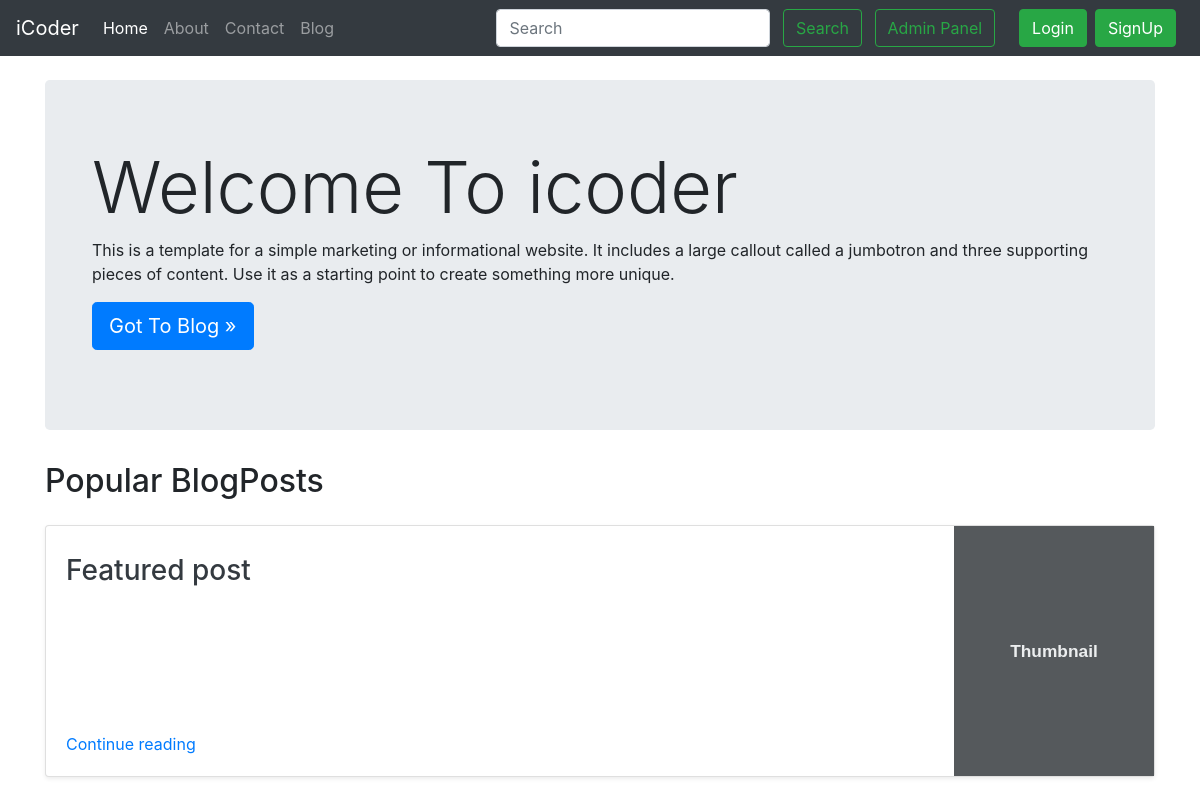
The app's page /, older data.
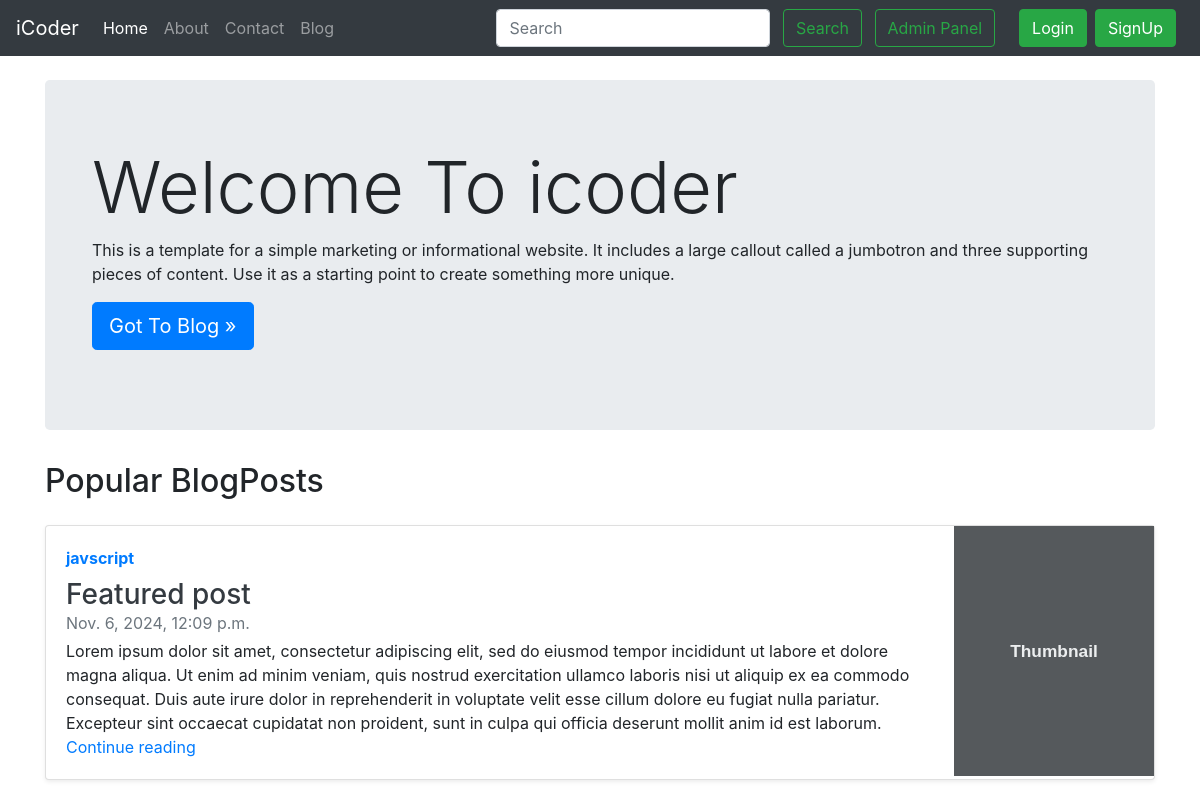
The same page, newer data.
### blog/models.py (models this page shows, shortened)
class Post(models.Model):
    sno = models.AutoField(primary_key=True)
    author = models.CharField(max_length=20)
    title = models.CharField(max_length=255)
    content = models.TextField()
    slug = models.CharField(max_length=100, default='')
    timestamp = models.DateTimeField(blank=True)

### home/views.py (the view)
# urls.py: path('', views.home, name="home"),
def home(request):
    post = Post.objects.filter().last()
    context = {'post': post}
    return render(request, 'home/home.html', context)

### templates/home/home.html (shortened to what this page needs)
{% extends "base.html" %}
{% block homeactive %} active {% endblock homeactive %}
{% block body %}
<div class="container my-4">
<div class="jumbotron">
    <div class="container">
      <h1 class="display-3">Welcome To icoder</h1>
      <p>This is a template for a simple marketing or informational website. It includes a large callout called a jumbotron and three supporting pieces of content. Use it as a starting point to create something more unique.</p>
      <p><a class="btn btn-primary btn-lg" href="/blog" role="button">Got To Blog »</a></p>
    </div>
</div>
</div>
<div class="container">
    <h2>Popular BlogPosts</h2>
    <div class="card flex-md-row mb-4 shadow-sm h-md-250 my-4">
      <div class="card-body d-flex flex-column align-items-start">
        <strong class="d-inline-block mb-2 text-primary">{{post.title}}</strong>
        <h3 class="mb-0">
          <a class="text-dark" href="#">Featured post</a>
        </h3>
        <div class="mb-1 text-muted">{{post.timestamp}}</div>
        <p class="card-text mb-auto">{{post.content}}</p>
        <a href="/blog/{{post.slug}}">Continue reading</a>
      </div>
      <img class="card-img-right flex-auto d-none d-lg-block" data-src="holder.js/200x250?theme=thumb" alt="Thumbnail [200x250]" data-holder-rendered="true" style="width: 200px; height: 250px;">
    </div>
</div>
{% endblock body %}

Row changes from the older to the newer data that the page shows:
added Post: title "javscript", timestamp "Nov. 6, 2024, 12:09 p.m.", content "Lorem ipsum dolor sit amet, consectetur adipiscing elit, sed do eiusmod tempor incididunt ut labore et dolore magna aliqua. Ut enim ad minim veniam, quis nostrud exercitation ullamco laboris nisi ut aliquip ex ea commodo consequat. Duis aute irure dolor in reprehenderit in voluptate velit esse cillum dolore eu fugiat nulla pariatur. Excepteur sint occaecat cupidatat non proident, sunt in culpa qui officia deserunt mollit anim id est laborum."
